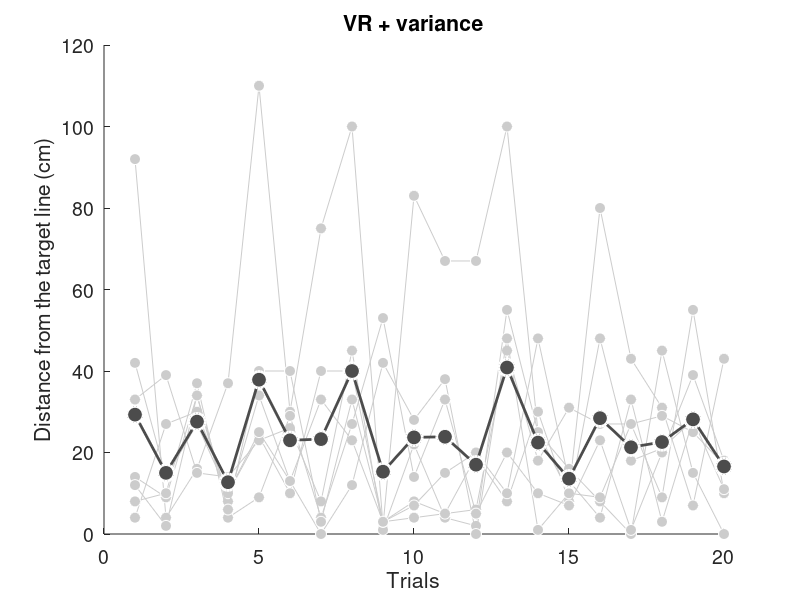

Recreate this plot in MATLAB.
load('scores.mat')

VR1_6h_abs = abs(VR1_6h_diff);
VR1_6h_abs_each = mean(VR1_6h_abs, 2);

x = 1:20;


figure('Position', [100 100 700 400]);
ylim([0, 120])
h = gca;
set(h, 'FontSize', 14)

xlabel('Trials')
ylabel('Distance from the target line (cm)')
title('VR + variance')

for i = 1:VR1_number
    hold on
    y = VR1_6h_abs(:,i);
    plot(x, y', '-o', ...
    'MarkerSize', 8, ...
    'MarkerFaceColor', light_gray, ...
    'MarkerEdgeColor', white, ...
    'Color', light_gray)
end

hold on

plot(x, VR1_6h_abs_each', '-o', ...
    'LineWidth', 2, ...
    'MarkerSize', 12, ...
    'MarkerFaceColor', dark_gray, ...
    'MarkerEdgeColor', white, ...
    'Color', dark_gray)


hold off

saveas(gcf,'./data/figures/VR1_6h_test','epsc')
